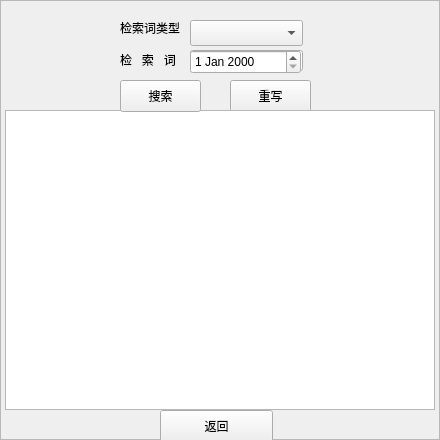
<?xml version="1.0" encoding="UTF-8"?>
<ui version="4.0">
 <class>SearchFrame</class>
 <widget class="QFrame" name="SearchFrame">
  <property name="geometry">
   <rect>
    <x>0</x>
    <y>0</y>
    <width>440</width>
    <height>440</height>
   </rect>
  </property>
  <property name="windowTitle">
   <string>Frame</string>
  </property>
  <property name="frameShape">
   <enum>QFrame::StyledPanel</enum>
  </property>
  <property name="frameShadow">
   <enum>QFrame::Raised</enum>
  </property>
  <widget class="QPushButton" name="btn_rewrite">
   <property name="geometry">
    <rect>
     <x>230</x>
     <y>80</y>
     <width>81</width>
     <height>32</height>
    </rect>
   </property>
   <property name="text">
    <string>重写</string>
   </property>
  </widget>
  <widget class="QTableView" name="tb_result">
   <property name="geometry">
    <rect>
     <x>5</x>
     <y>110</y>
     <width>430</width>
     <height>300</height>
    </rect>
   </property>
   <property name="autoFillBackground">
    <bool>true</bool>
   </property>
  </widget>
  <widget class="QPushButton" name="btn_search">
   <property name="geometry">
    <rect>
     <x>120</x>
     <y>80</y>
     <width>81</width>
     <height>32</height>
    </rect>
   </property>
   <property name="text">
    <string>搜索</string>
   </property>
  </widget>
  <widget class="QLabel" name="label">
   <property name="geometry">
    <rect>
     <x>120</x>
     <y>20</y>
     <width>71</width>
     <height>16</height>
    </rect>
   </property>
   <property name="text">
    <string>检索词类型</string>
   </property>
  </widget>
  <widget class="QLineEdit" name="tv_title">
   <property name="geometry">
    <rect>
     <x>190</x>
     <y>50</y>
     <width>113</width>
     <height>21</height>
    </rect>
   </property>
  </widget>
  <widget class="QLabel" name="label_2">
   <property name="geometry">
    <rect>
     <x>120</x>
     <y>52</y>
     <width>71</width>
     <height>16</height>
    </rect>
   </property>
   <property name="text">
    <string>检   索   词</string>
   </property>
  </widget>
  <widget class="QComboBox" name="serach_type">
   <property name="geometry">
    <rect>
     <x>190</x>
     <y>20</y>
     <width>113</width>
     <height>26</height>
    </rect>
   </property>
  </widget>
  <widget class="QDateEdit" name="date">
   <property name="geometry">
    <rect>
     <x>190</x>
     <y>50</y>
     <width>111</width>
     <height>24</height>
    </rect>
   </property>
  </widget>
  <widget class="QPushButton" name="btn_return">
   <property name="geometry">
    <rect>
     <x>160</x>
     <y>410</y>
     <width>113</width>
     <height>32</height>
    </rect>
   </property>
   <property name="text">
    <string>返回</string>
   </property>
  </widget>
 </widget>
 <resources/>
 <connections/>
</ui>
